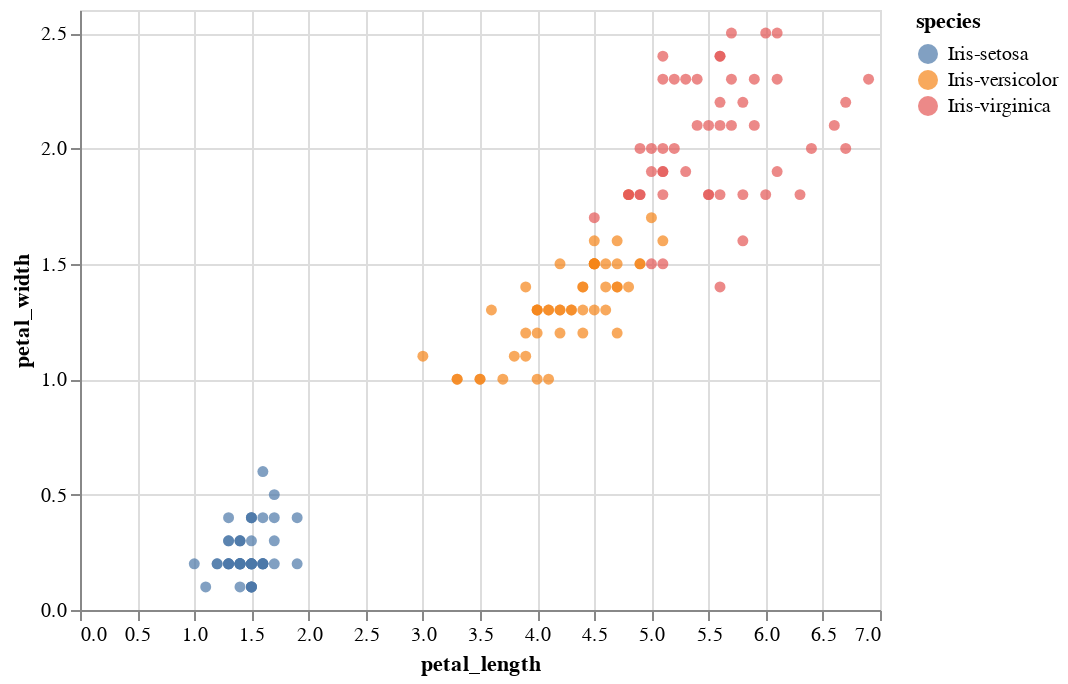

The notebook cell saved with this chart:
### Markdown cell above
## Part B: Visualize the Data

Use your preferred visualization library to create a scatterplot showing petal length vs petal width. You should plot each flower species as a different color on the scatter plot.

### Code cell
alt.Chart(iris).mark_circle().encode(x="petal_length",y="petal_width",color="species")

### Figure 1 — Vega-Lite specification as saved in the notebook (floating-point values rounded to 4 significant figures; data arrays with more than 128 entries replaced by an {"elided": "..."} marker saying what was removed)
{"config": {"view": {"continuousWidth": 400, "continuousHeight": 300}}, "data": {"name": "data-2d94771ea62125b445223a5fc16e2995"}, "mark": "circle", "encoding": {"color": {"field": "species", "type": "nominal"}, "x": {"field": "petal_length", "type": "quantitative"}, "y": {"field": "petal_width", "type": "quantitative"}}, "$schema": "https://vega.github.io/schema/vega-lite/v4.17.0.json", "datasets": {"data-2d94771ea62125b445223a5fc16e2995": {"elided": "150 records"}}}
